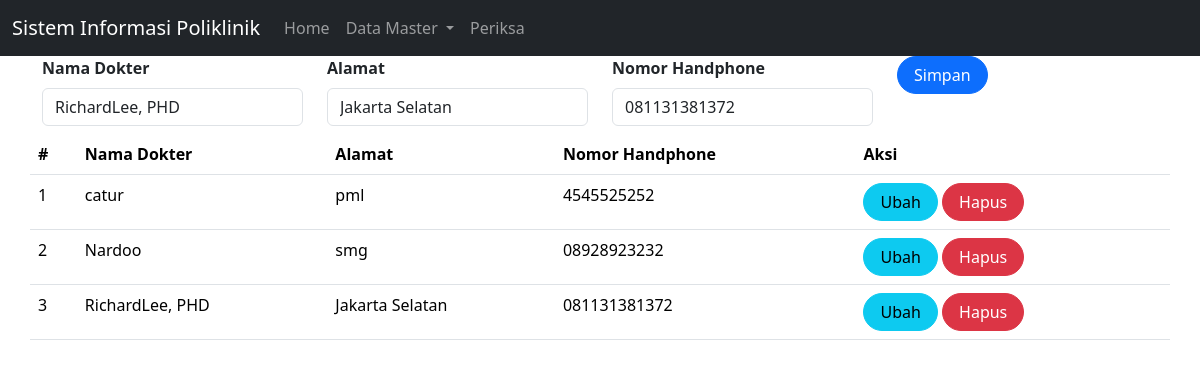
The app's page /dokter.php?id=1 with its own data.
### tables this page shows
CREATE TABLE `dokter` (
  `id` int(11) NOT NULL,
  `nama` varchar(255) DEFAULT NULL,
  `alamat` varchar(255) DEFAULT NULL,
  `no_hp` varchar(50) DEFAULT NULL
);

### dokter.php (the view, shortened to what this page needs)
<!doctype html>
<html lang="en">
  <head>
    <link href="https://cdn.jsdelivr.net/npm/bootstrap@5.3.2/dist/css/bootstrap.min.css" rel="stylesheet">
  </head>
  <body>
  <nav class="navbar navbar-expand-lg  navbar-dark bg-dark">
  <div class="container-fluid">
    <a class="navbar-brand" href="#">
      Sistem Informasi Poliklinik
    </a>
    <div class="collapse navbar-collapse" id="navbarNavDropdown">
      <ul class="navbar-nav">
        <li class="nav-item">
          <a class="nav-link" aria-current="page" href="index.php">
            Home
          </a>
        </li>
        <li class="nav-item dropdown">
          <a class="nav-link dropdown-toggle" href="#" role="button"
          data-bs-toggle="dropdown" aria-expanded="false">
            Data Master
          </a>
        </li>
        <li class="nav-item">
          <a class="nav-link"
          href="periksa.php?page=periksa">
            Periksa
          </a>
        </li>
      </ul>
    </div>
  </div>
</nav>
<?php
include'koneksi.php';
?>
<body>
<div class="container">
    <form class="form row"  method="POST" action="" name="myForm" onsubmit="return(validate());">
    <?php
    $nama = '';
    $alamat = '';
    $no_hp = '';
    if (isset($_GET['id'])) {
        $ambil = mysqli_query($mysqli,
        "SELECT * FROM dokter
        WHERE id='" . $_GET['id'] . "'");
        while ($row = mysqli_fetch_array($ambil)) {
            $nama = $row['nama'];
            $alamat = $row['alamat'];
            $no_hp = $row['no_hp'];
        }
    ?>
    <?php
    }
    ?>
    <div class="col">
        <label for="inputNama" class="form-label fw-bold">
            Nama Dokter
        </label>
        <input type="varchar" class="form-control" name="nama" id="inputNama" placeholder="Nama" value="<?php echo $nama ?>">
    </div>
    <div class="col">
        <label for="inputAlamat" class="form-label fw-bold">
            Alamat
        </label>
        <input type="varchar" class="form-control" name="alamat" id="inputAlamat" placeholder="Alamat" value="<?php echo $alamat ?>">
    </div>
    <div class="col mb-2">
        <label for="inputNo_hp" class="form-label fw-bold">
        Nomor Handphone
        </label>
        <input type="varchar" class="form-control" name="no_hp" id="inputNo_hp" placeholder="Nomor Handphone" value="<?php echo $no_hp ?>">
    </div>
    <div class="col">
        <button type="submit" class="btn btn-primary rounded-pill px-3" name="simpan">Simpan</button>
    </div>
<table class="table table-hover">
    <thead>
        <tr>
            <th scope="col">#</th>
            <th scope="col">Nama Dokter</th>
            <th scope="col">Alamat</th>
            <th scope="col">Nomor Handphone</th>
            <th scope="col">Aksi</th>
        </tr>
    </thead>
    <tbody>
    <?php
    $result = mysqli_query(
    $mysqli,"SELECT * FROM dokter ORDER BY nama"
    );
$no = 1;
while ($data = mysqli_fetch_array($result)) {
?>
    <tr>
        <td><?php echo $no++ ?></td>
        <td><?php echo $data['nama'] ?></td>
        <td><?php echo $data['alamat'] ?></td>
        <td><?php echo $data['no_hp'] ?></td>
                <td>
                    <a class="btn btn-info rounded-pill px-3"
                    href="dokter.php?id=<?php echo $data['id'] ?>">Ubah
                    </a>
                    <a class="btn btn-danger rounded-pill px-3"
                    href=dokter.php?id=<?php echo $data['id'] ?>&aksi=hapus">Hapus
                    </a>
                </td>
            </tr>
        <?php
        }
        ?>
    </tbody>
</form>
</body>
</html>

### records on screen
dokter: nama "RichardLee, PHD", alamat "Jakarta Selatan", no_hp "081131381372"
dokter: nama "catur", alamat "pml", no_hp "4545525252"
dokter: nama "Nardoo", alamat "smg", no_hp "08928923232"
